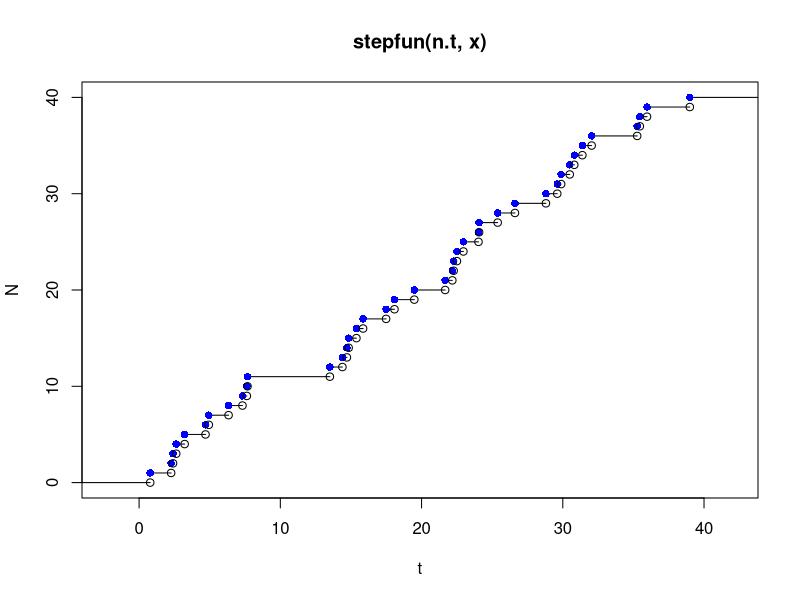
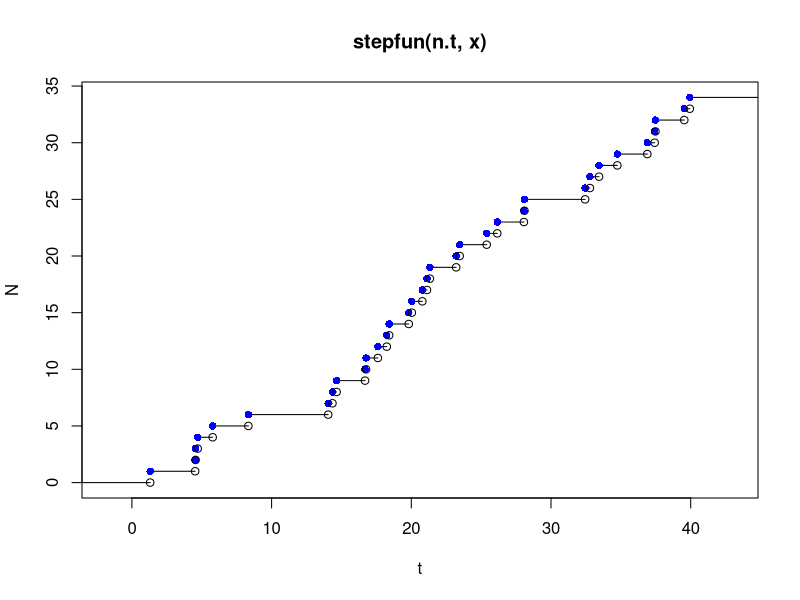
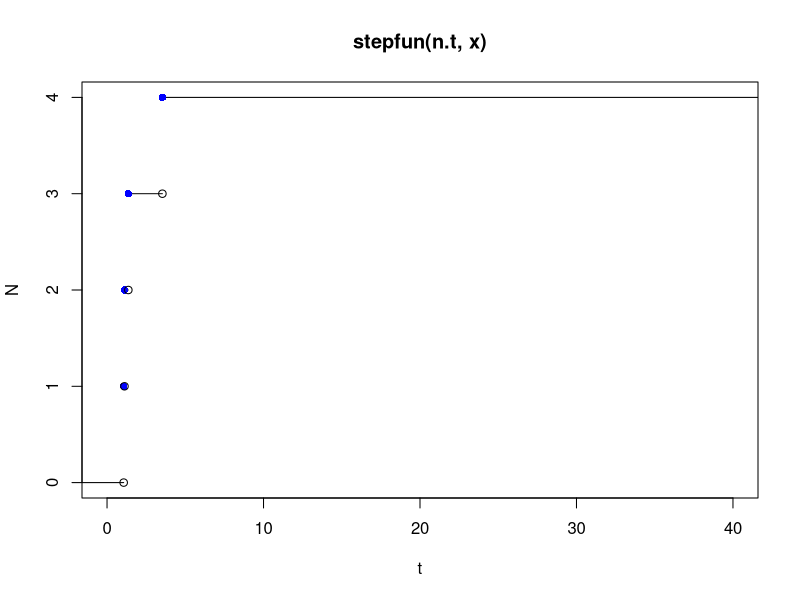
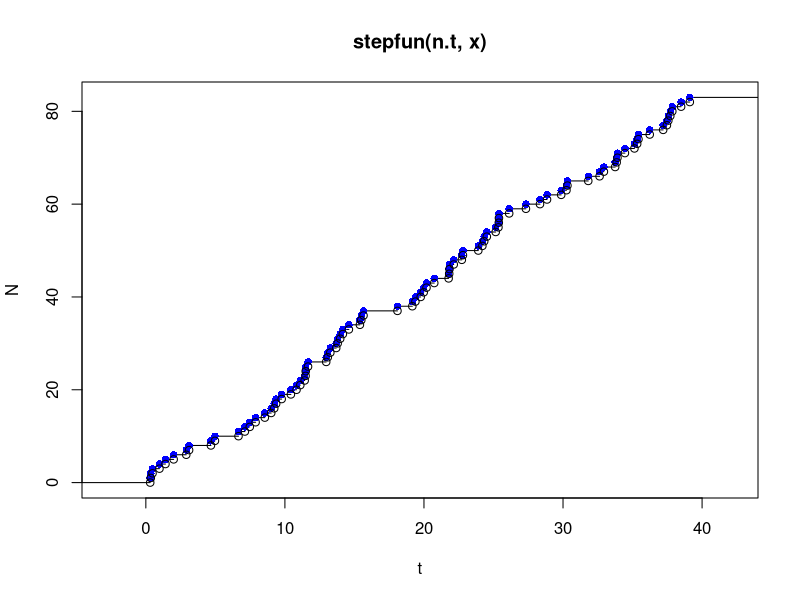
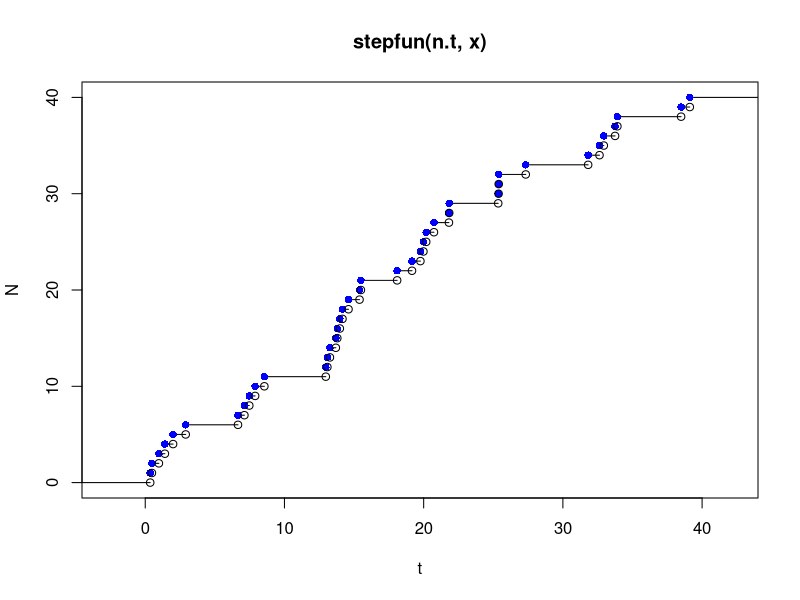
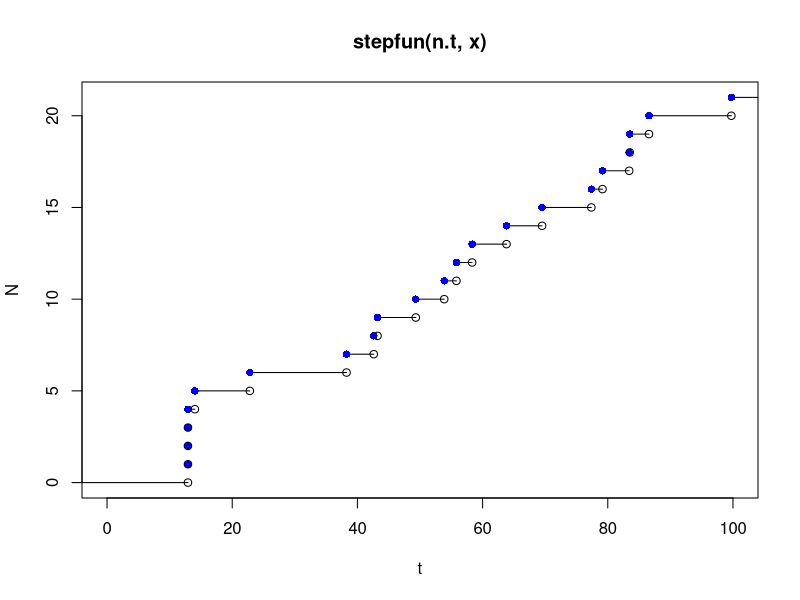
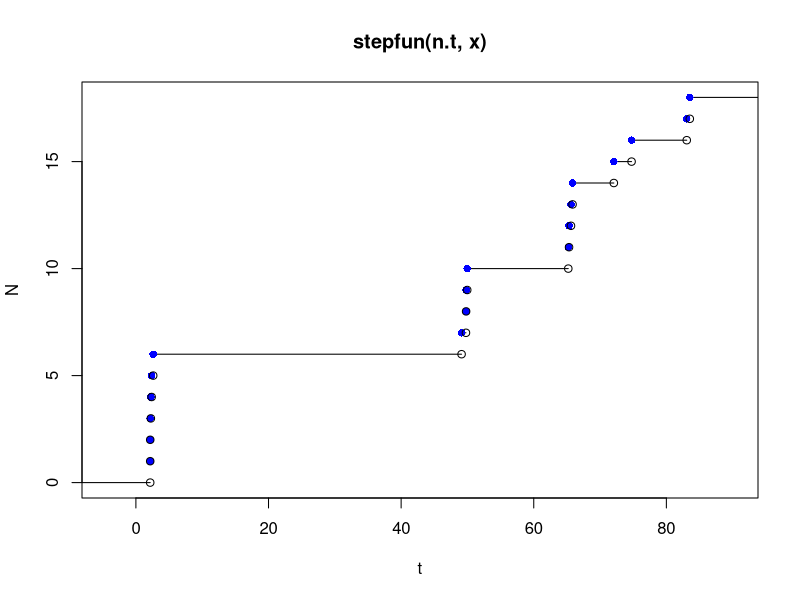
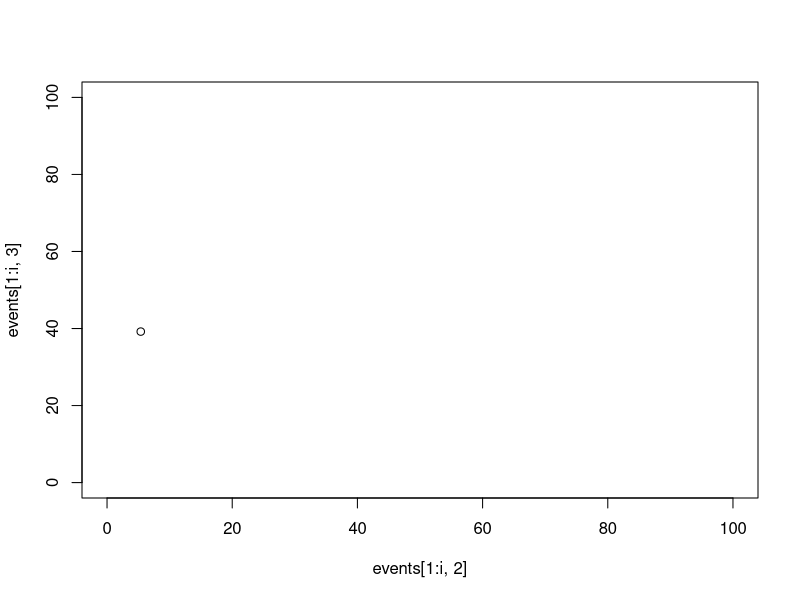

R code for these plots, in order:
#
###
####### exponential spacings for homogeneous Poisson process
###
#
lambda <- 1
maxTime <- 40
nPoints <- 2*lambda*maxTime
n.t <- cumsum(rexp(nPoints,rate=lambda))
n.t <- n.t[n.t<40]
x   <- 0:length(n.t)
cat(length(x)-1,"\n")

plot(stepfun(n.t, x), xlab="t", ylab="N",
     do.points = TRUE,pch = 16,col.points = "blue",verticals = FALSE)
points(n.t, x[-length(x)], pch = 1)


#
###
####### another method for sampling homogeneous Poisson process
###
#
lambda <- 1
maxTime <- 40
nPoints <- rpois(n=1,lambda = lambda*maxTime)
nPoints
n.t <- sort(runif(n=nPoints)*maxTime)
x   <- 0:length(n.t)
plot(stepfun(n.t, x), xlab="t", ylab="N",
     do.points = TRUE,pch = 16,col.points = "blue",verticals = FALSE)
points(n.t, x[-length(x)], pch = 1)

#
###
#######
###
#
lambda <- function(x) {
  y <- 1/x 
  return(y)
}

Lambda <- function(x) {
  y <- log(x)
  return(y)
}

Lambda_inv <- function(y) {
  x <- exp(y) 
  return(x)
}

maxTime <- 40
nPoints <- 100
y.t <- cumsum(rexp(nPoints,rate=1))
n.t <- Lambda_inv(y.t)
n.t <- n.t[n.t<40]
x   <- 0:length(n.t)
cat(length(x)-1,"\n")

plot(stepfun(n.t, x), xlab="t", ylab="N",
     do.points = TRUE,pch = 16,col.points = "blue",verticals = FALSE,
     xlim = c(0,40))
points(n.t, x[-length(x)], pch = 1)

#
###
####### thinning
###
#

lambda_fun <- function(x) {
  y <- sin(x) + 1 
  return(y)
}

# sample homogeneous Poisson process with lambda>lambda(x)
lambda <- 2
maxTime <- 40
nPoints <- rpois(n=1,lambda = lambda*maxTime)
nPoints
n.t <- sort(runif(n=nPoints)*maxTime)
x   <- 0:length(n.t)
plot(stepfun(n.t, x), xlab="t", ylab="N",
     do.points = TRUE,pch = 16,col.points = "blue",verticals = FALSE)
points(n.t, x[-length(x)], pch = 1)

# rejection portion
n.t2 <- vector()
for(i in 1:nPoints) {
  u <- runif(1)
  if(u<lambda_fun(n.t[i])/lambda) {
    n.t2 <- c(n.t2,n.t[i])
  }
}
n.t <- n.t2
x   <- 0:length(n.t)
plot(stepfun(n.t, x), xlab="t", ylab="N",
     do.points = TRUE,pch = 16,col.points = "blue",verticals = FALSE)
points(n.t, x[-length(x)], pch = 1)


# 
#####
########## hawkes processes ####################################################
#####
#

#
### thinning
#

rate <- function(t,mu,a,b,preceding=NULL,arePreceding=TRUE) {
  if(arePreceding) {
    out <- mu + a/sum((0.0000001+(t-preceding)))#a*sum(exp(-b*(t-preceding)))
  } else {
    out <- mu
  }
  return(out)
}

mu <- 0.1 # background rate
a  <- 1 # self-exciting rate coefficient
b  <- 2 # exponential lengthscale
epsilon <- 1E-6
endTime <- 100
t <- 0
events <- vector()
arePreceding <- FALSE

while (t<endTime) {
  upBound <- rate(t=t+epsilon, mu=mu, a=a, b=b,
                  preceding = events, arePreceding = arePreceding)
  t <- t + rexp(n=1,rate = upBound)
  u <- runif(1)
  ratio <- rate(t=t, mu=mu, a=a, b=b,
                preceding = events, arePreceding = arePreceding) / upBound
  if (u<ratio & t< 100) {
    events       <- c(events,t)
    arePreceding <- TRUE
  }
}

n.t <- events
x   <- 0:length(n.t)
plot(stepfun(n.t, x), xlab="t", ylab="N",
     do.points = TRUE,pch = 16,col.points = "blue",verticals = FALSE,
     xlim=c(0,100))
points(n.t, x[-length(x)], pch = 1)


#
### immigrant/children representation
#
mu <- 0.1 # background rate
a  <- 2 # self-exciting rate coefficient
b  <- 4 # exponential lengthscale
endTime <- 100
t <- 0

backgroundEvents <- vector()
while(t<endTime) {
  t <- t + rexp(n=1,rate=mu)
  if(t < 100)   backgroundEvents <- c(backgroundEvents,t)

}
backgroundEvents
events     <- backgroundEvents
currentGen <- backgroundEvents

while(length(currentGen)>0) {
  
  nextGen    <- vector()
  for(k in 1:length(currentGen)) {
    nChilds <- rpois(n=1,lambda=a/b)
    if (nChilds>0) {
      childs <- currentGen[k] + rexp(n=nChilds,rate=b)
      nextGen <- c(nextGen,childs)
    }
  }
  currentGen <- nextGen
  events <- c(events,currentGen)
  
}
events <- sort(events)
events <- events[events<100]

n.t <- events
x   <- 0:length(n.t)
plot(stepfun(n.t, x), xlab="t", ylab="N",
     do.points = TRUE,pch = 16,col.points = "blue",verticals = FALSE)
points(n.t, x[-length(x)], pch = 1)


#
####
######## spatiotemporal HP with cluster algorithm
####
#

# t less than 100
# space is 100 by 100 square
# background is homogeneous

mu <- 0.1 # background rate
a  <- 2.5 # self-exciting rate coefficient
b  <- 3 # exponential lengthscale
endTime <- 100
t <- 0

backgroundEvents <- matrix(0,nrow=0,ncol=3)
while(t<endTime) {
  t <- t + rexp(n=1,rate=mu)
  vnt <- c(t,100*runif(2))
  if(t < 100)   backgroundEvents <- rbind(backgroundEvents,vnt)
  
}
backgroundEvents
events     <- backgroundEvents
currentGen <- backgroundEvents

while(length(currentGen)>0) {
  
  nextGen    <- matrix(0,nrow=0,ncol=3)
  for(k in 1:length(currentGen[,1])) {
    nChilds <- rpois(n=1,lambda=a/b)
    if (nChilds>0) {
      childs <- currentGen[k,1] + rexp(n=nChilds,rate=b)
      vnt    <- cbind(childs,matrix(rnorm(2*length(childs))+currentGen[k,2:3],length(childs),2))
      nextGen <- rbind(nextGen,vnt)
    }
  }
  currentGen <- nextGen
  events <- rbind(events,currentGen)
  
}
events <- events[order(events[,1]),]
colnames(events) <- c("t","x","y")
rownames(events) <- NULL

for(i in 1:(dim(events)[1])){
  plot(events[1:i,2],events[1:i,3],xlim=c(0,100),ylim=c(0,100))
}
